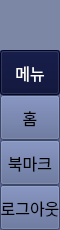
        <widget class="QFrame" name="leftMenuBg">
         <property name="minimumSize">
          <size>
           <width>60</width>
           <height>0</height>
          </size>
         </property>
         <property name="maximumSize">
          <size>
           <width>60</width>
           <height>16777215</height>
          </size>
         </property>
         <property name="frameShape">
          <enum>QFrame::NoFrame</enum>
         </property>
         <property name="frameShadow">
          <enum>QFrame::Raised</enum>
         </property>
         <layout class="QVBoxLayout" name="verticalLayout_3">
          <property name="spacing">
           <number>0</number>
          </property>
          <property name="leftMargin">
           <number>0</number>
          </property>
          <property name="topMargin">
           <number>0</number>
          </property>
          <property name="rightMargin">
           <number>0</number>
          </property>
          <property name="bottomMargin">
           <number>0</number>
          </property>
          <item>
           <widget class="QFrame" name="topLogoInfo">
            <property name="enabled">
             <bool>true</bool>
            </property>
            <property name="minimumSize">
             <size>
              <width>0</width>
              <height>50</height>
             </size>
            </property>
            <property name="maximumSize">
             <size>
              <width>16777215</width>
              <height>50</height>
             </size>
            </property>
            <property name="font">
             <font>
              <pointsize>10</pointsize>
              <italic>false</italic>
              <bold>false</bold>
             </font>
            </property>
            <property name="styleSheet">
             <string notr="true">background-color: rgb(124, 135, 166);</string>
            </property>
            <property name="frameShape">
             <enum>QFrame::NoFrame</enum>
            </property>
            <property name="frameShadow">
             <enum>QFrame::Plain</enum>
            </property>
            <property name="lineWidth">
             <number>0</number>
            </property>
           </widget>
          </item>
          <item>
           <widget class="QFrame" name="leftMenuFrame">
            <property name="minimumSize">
             <size>
              <width>0</width>
              <height>0</height>
             </size>
            </property>
            <property name="styleSheet">
             <string notr="true">background-color: rgb(87, 101, 146);</string>
            </property>
            <property name="frameShape">
             <enum>QFrame::NoFrame</enum>
            </property>
            <property name="frameShadow">
             <enum>QFrame::Raised</enum>
            </property>
            <layout class="QVBoxLayout" name="verticalMenuLayout">
             <property name="spacing">
              <number>0</number>
             </property>
             <property name="leftMargin">
              <number>0</number>
             </property>
             <property name="topMargin">
              <number>0</number>
             </property>
             <property name="rightMargin">
              <number>0</number>
             </property>
             <property name="bottomMargin">
              <number>0</number>
             </property>
             <item>
              <widget class="QFrame" name="toggleBox">
               <property name="minimumSize">
                <size>
                 <width>0</width>
                 <height>0</height>
                </size>
               </property>
               <property name="maximumSize">
                <size>
                 <width>16777215</width>
                 <height>45</height>
                </size>
               </property>
               <property name="frameShape">
                <enum>QFrame::NoFrame</enum>
               </property>
               <property name="frameShadow">
                <enum>QFrame::Raised</enum>
               </property>
               <layout class="QVBoxLayout" name="verticalLayout_4">
                <property name="spacing">
                 <number>0</number>
                </property>
                <property name="leftMargin">
                 <number>0</number>
                </property>
                <property name="topMargin">
                 <number>0</number>
                </property>
                <property name="rightMargin">
                 <number>0</number>
                </property>
                <property name="bottomMargin">
                 <number>0</number>
                </property>
                <item>
                 <widget class="QPushButton" name="toggleButton">
                  <property name="sizePolicy">
                   <sizepolicy hsizetype="Expanding" vsizetype="Fixed">
                    <horstretch>0</horstretch>
                    <verstretch>0</verstretch>
                   </sizepolicy>
                  </property>
                  <property name="minimumSize">
                   <size>
                    <width>0</width>
                    <height>45</height>
                   </size>
                  </property>
                  <property name="font">
                   <font>
                    <pointsize>12</pointsize>
                    <italic>false</italic>
                    <bold>false</bold>
                   </font>
                  </property>
                  <property name="cursor">
                   <cursorShape>PointingHandCursor</cursorShape>
                  </property>
                  <property name="layoutDirection">
                   <enum>Qt::LeftToRight</enum>
                  </property>
                  <property name="styleSheet">
                   <string notr="true">background-image: url(images/icons/icon_menu.png);
background-color: rgb(4, 10, 50);
font: 12pt &quot;a타이틀고딕2&quot;;
color: rgb(255, 255, 255)</string>
                  </property>
                  <property name="text">
                   <string>메뉴</string>
                  </property>
                 </widget>
                </item>
               </layout>
              </widget>
             </item>
             <item alignment="Qt::AlignTop">
              <widget class="QFrame" name="topMenu">
               <property name="frameShape">
                <enum>QFrame::NoFrame</enum>
               </property>
               <property name="frameShadow">
                <enum>QFrame::Raised</enum>
               </property>
               <layout class="QVBoxLayout" name="verticalLayout_8">
                <property name="spacing">
                 <number>0</number>
                </property>
                <property name="leftMargin">
                 <number>0</number>
                </property>
                <property name="topMargin">
                 <number>0</number>
                </property>
                <property name="rightMargin">
                 <number>0</number>
                </property>
                <property name="bottomMargin">
                 <number>0</number>
                </property>
                <item alignment="Qt::AlignTop">
                 <widget class="QPushButton" name="btn_home">
                  <property name="sizePolicy">
                   <sizepolicy hsizetype="Expanding" vsizetype="Fixed">
                    <horstretch>0</horstretch>
                    <verstretch>0</verstretch>
                   </sizepolicy>
                  </property>
                  <property name="minimumSize">
                   <size>
                    <width>30</width>
                    <height>45</height>
                   </size>
                  </property>
                  <property name="font">
                   <font>
                    <pointsize>12</pointsize>
                    <italic>false</italic>
                    <bold>false</bold>
                   </font>
                  </property>
                  <property name="cursor">
                   <cursorShape>PointingHandCursor</cursorShape>
                  </property>
                  <property name="layoutDirection">
                   <enum>Qt::LeftToRight</enum>
                  </property>
                  <property name="styleSheet">
                   <string notr="true">background-image: url(images/icons/cil-home.png);
font: 12pt &quot;a타이틀고딕2&quot;;</string>
                  </property>
                  <property name="text">
                   <string>홈</string>
                  </property>
                 </widget>
                </item>
                <item>
                 <widget class="QPushButton" name="btn_bookmark">
                  <property name="sizePolicy">
                   <sizepolicy hsizetype="Expanding" vsizetype="Fixed">
                    <horstretch>0</horstretch>
                    <verstretch>0</verstretch>
                   </sizepolicy>
                  </property>
                  <property name="minimumSize">
                   <size>
                    <width>30</width>
                    <height>45</height>
                   </size>
                  </property>
                  <property name="font">
                   <font>
                    <pointsize>12</pointsize>
                    <italic>false</italic>
                    <bold>false</bold>
                   </font>
                  </property>
                  <property name="cursor">
                   <cursorShape>PointingHandCursor</cursorShape>
                  </property>
                  <property name="layoutDirection">
                   <enum>Qt::LeftToRight</enum>
                  </property>
                  <property name="styleSheet">
                   <string notr="true">background-image:url(/images/images/path869.png);
font: 12pt &quot;a타이틀고딕2&quot;;</string>
                  </property>
                  <property name="text">
                   <string>북마크</string>
                  </property>
                 </widget>
                </item>
               </layout>
              </widget>
             </item>
             <item alignment="Qt::AlignBottom">
              <widget class="QFrame" name="bottomMenu">
               <property name="minimumSize">
                <size>
                 <width>0</width>
                 <height>0</height>
                </size>
               </property>
               <property name="frameShape">
                <enum>QFrame::NoFrame</enum>
               </property>
               <property name="frameShadow">
                <enum>QFrame::Raised</enum>
               </property>
               <layout class="QVBoxLayout" name="verticalLayout_9">
                <property name="spacing">
                 <number>0</number>
                </property>
                <property name="leftMargin">
                 <number>0</number>
                </property>
                <property name="topMargin">
                 <number>0</number>
                </property>
                <property name="rightMargin">
                 <number>0</number>
                </property>
                <property name="bottomMargin">
                 <number>0</number>
                </property>
                <item>
                 <widget class="QPushButton" name="toggleLeftBox">
                  <property name="sizePolicy">
                   <sizepolicy hsizetype="Expanding" vsizetype="Fixed">
                    <horstretch>0</horstretch>
                    <verstretch>0</verstretch>
                   </sizepolicy>
                  </property>
                  <property name="minimumSize">
                   <size>
                    <width>30</width>
                    <height>45</height>
                   </size>
                  </property>
                  <property name="font">
                   <font>
                    <pointsize>12</pointsize>
                    <italic>false</italic>
                    <bold>false</bold>
                   </font>
                  </property>
                  <property name="cursor">
                   <cursorShape>PointingHandCursor</cursorShape>
                  </property>
                  <property name="layoutDirection">
                   <enum>Qt::LeftToRight</enum>
                  </property>
                  <property name="styleSheet">
                   <string notr="true">background-image:url(/images/images/path869.png);
font: 12pt &quot;a타이틀고딕2&quot;;</string>
                  </property>
                  <property name="text">
                   <string>로그아웃</string>
                  </property>
                 </widget>
                </item>
               </layout>
              </widget>
             </item>
            </layout>
           </widget>
          </item>
         </layout>
        </widget>
